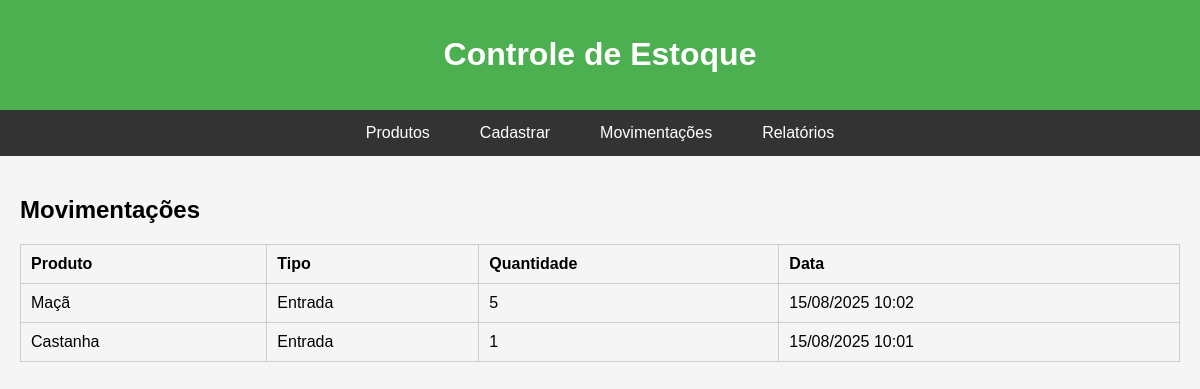
Page /movimentacoes/ on the earlier database version.
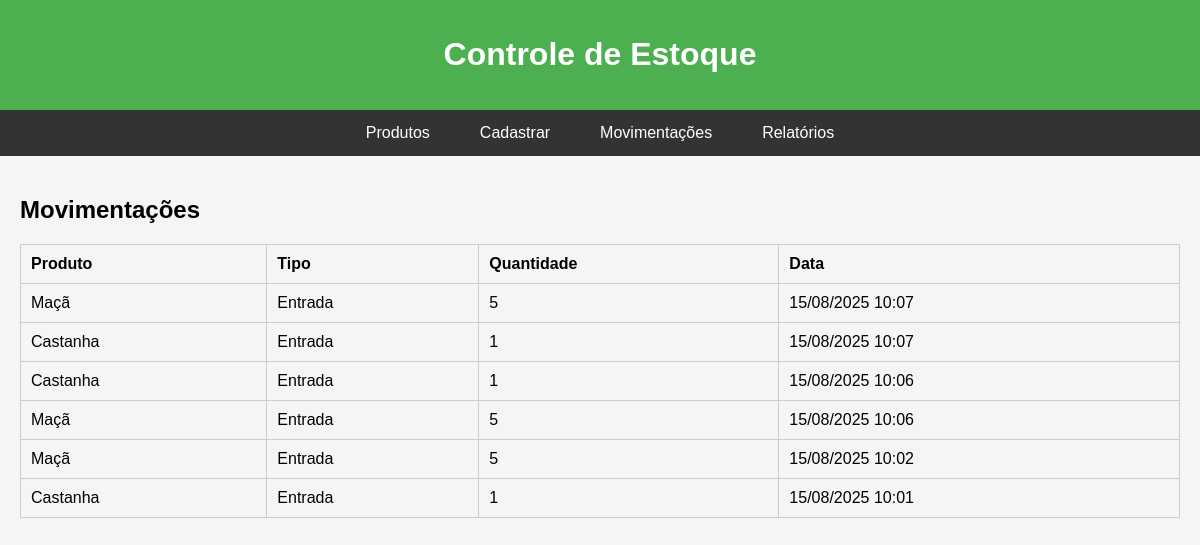
Same page on the later database version.
### estoque/models.py (models this page shows, shortened)
class Movimentacao(models.Model):
    TIPOS = (
        ('entrada', 'Entrada'),
        ('saida', 'Saída'),
    )
    produto = models.ForeignKey(Produto, on_delete=models.CASCADE)
    tipo = models.CharField(max_length=10, choices=TIPOS)
    quantidade = models.IntegerField()
    data = models.DateTimeField(auto_now_add=True)

class Produto(models.Model):
    nome = models.CharField(max_length=100)
    quantidade = models.PositiveIntegerField()
    preco = models.DecimalField(max_digits=10, decimal_places=2)

### estoque/views.py (the view)
# urls.py: path('movimentacoes/', views.movimentacoes, name='movimentacoes'),
def movimentacoes(request):
    movimentacoes = Movimentacao.objects.select_related('produto').order_by('-data')
    return render(request, 'movimentacoes.html', {'movimentacoes': movimentacoes})

### estoque/templates/movimentacoes.html (shortened to what this page needs)
{% extends 'navbar.html' %}
{% block content %}
<h2>Movimentações</h2>
<table>
    <thead>
        <tr>
            <th>Produto</th>
            <th>Tipo</th>
            <th>Quantidade</th>
            <th>Data</th>
        </tr>
    </thead>
    <tbody>
        {% for mov in movimentacoes %}
        <tr>
            <td>{{ mov.produto.nome }}</td>
            <td>{{ mov.get_tipo_display }}</td>
            <td>{{ mov.quantidade }}</td>
            <td>{{ mov.data|date:"d/m/Y H:i" }}</td>
        </tr>
        {% empty %}
        <tr>
            <td colspan="4">Nenhuma movimentação registrada.</td>
        </tr>
        {% endfor %}
    </tbody>
</table>
{% endblock %}

### estoque/templates/navbar.html (shortened to what this page needs)
{% load static %}
<!DOCTYPE html>
<html lang="pt-br">
<head>
    <link rel="stylesheet" href="{% static 'css/navbar.css' %}">
</head>
<body>
    <header>
        <h1>Controle de Estoque</h1>
    </header>
    <nav>
        <a href="{% url 'listar_produtos' %}">Produtos</a>
        <a href="{% url 'cadastrar_produto' %}">Cadastrar</a>
        <a href="{% url 'movimentacoes' %}">Movimentações</a>
        <a href="{% url 'relatorios' %}">Relatórios</a>
    </nav>
    <main>
        {% block content %}{% endblock %}
    </main>
</body>
</html>

### estoque/static/css/navbar.css (style rules this page uses)
body { font-family: Arial, sans-serif; background-color: #f5f5f5; margin: 0; padding: 0; }
header { background-color: #4CAF50; color: white; padding: 15px 20px; text-align: center; }
nav { background-color: #333; display: flex; justify-content: center; gap: 10px; }
nav a { color: white; padding: 14px 20px; display: inline-block; text-decoration: none; }
main { padding: 20px; }
table { width: 100%; border-collapse: collapse; margin-top: 20px; }
table, th, td { border: 1px solid #ccc; }
th, td { padding: 10px; text-align: left; }

Differences in the rows shown:
added Movimentacao: produto.nome "Maçã", tipo "Entrada", quantidade "5", data "15/08/2025 10:07"
added Movimentacao: produto.nome "Castanha", tipo "Entrada", quantidade "1", data "15/08/2025 10:07"
added Movimentacao: produto.nome "Castanha", tipo "Entrada", quantidade "1", data "15/08/2025 10:06"
added Movimentacao: produto.nome "Maçã", tipo "Entrada", quantidade "5", data "15/08/2025 10:06"
